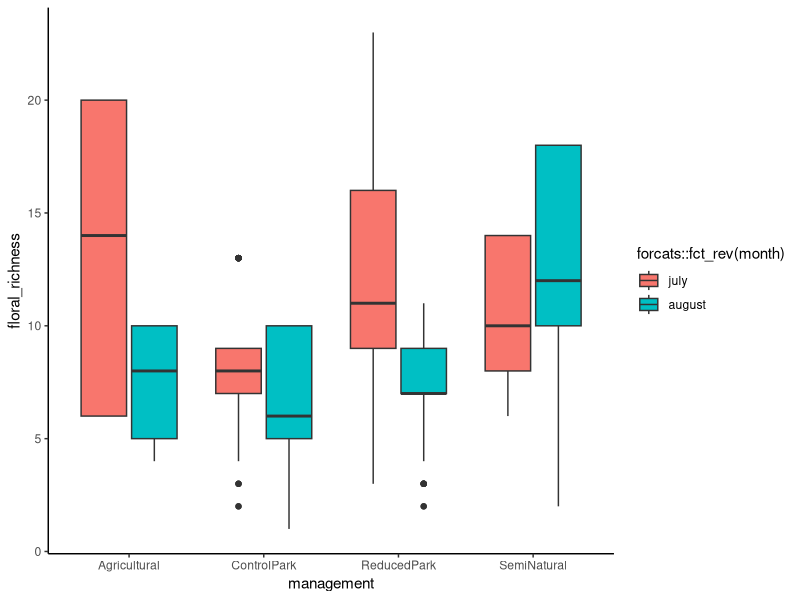
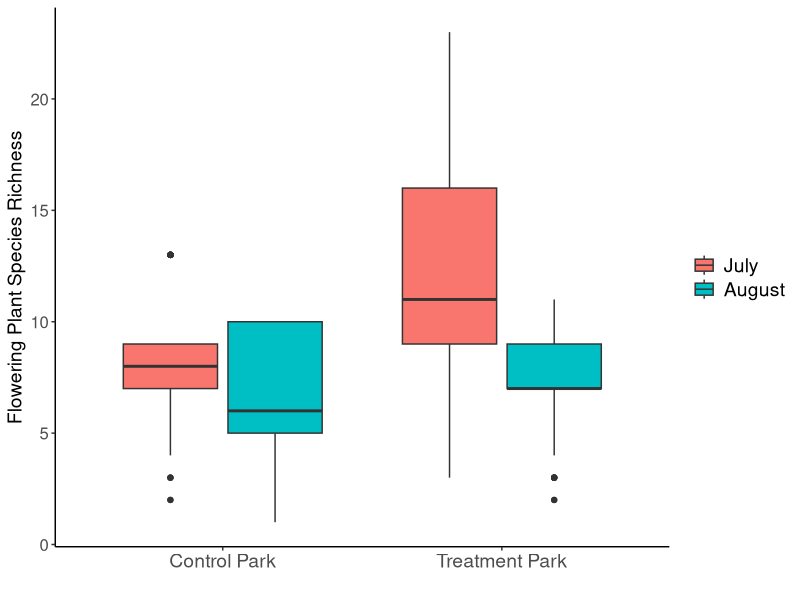
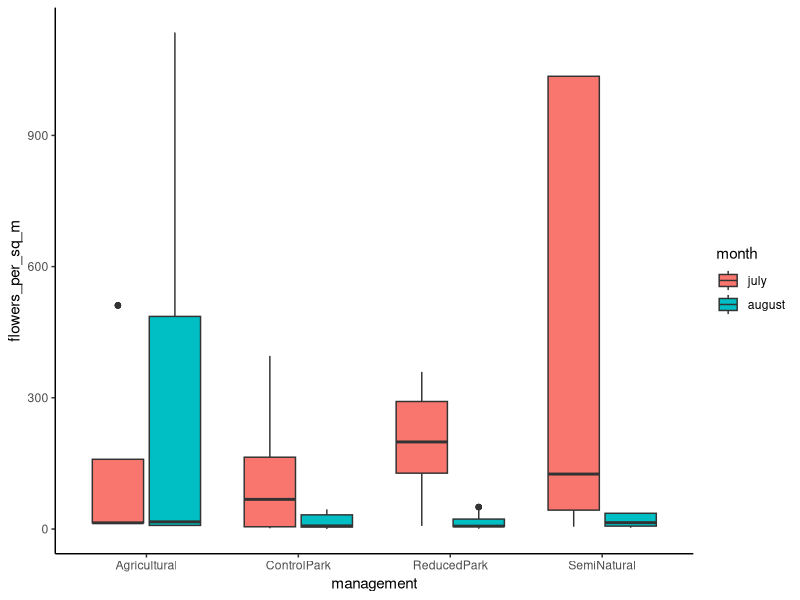
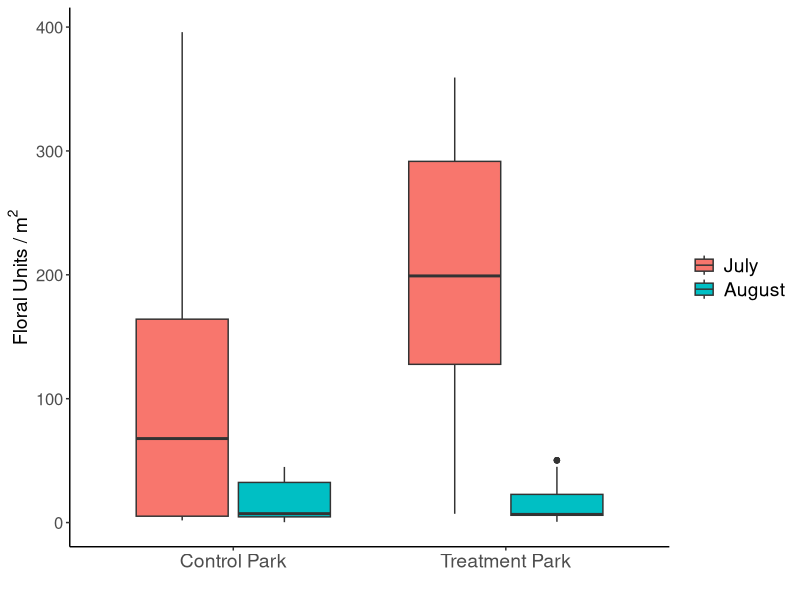
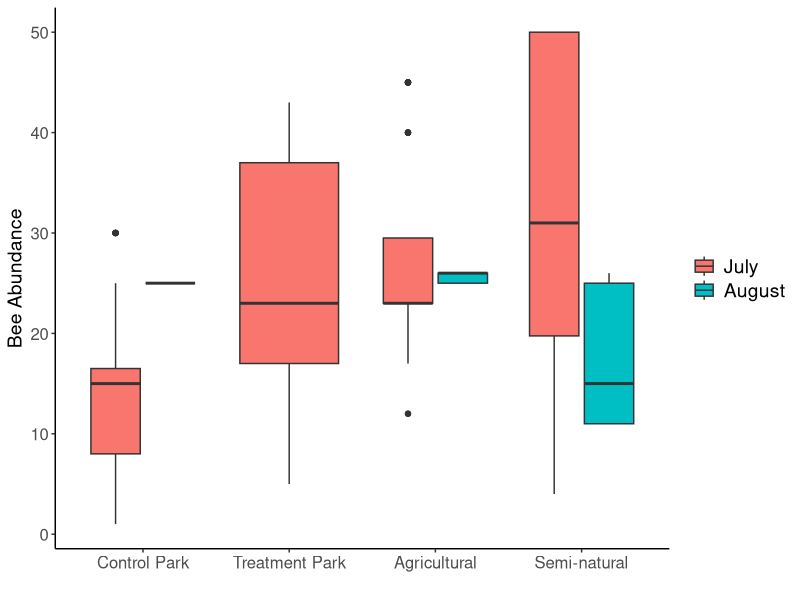
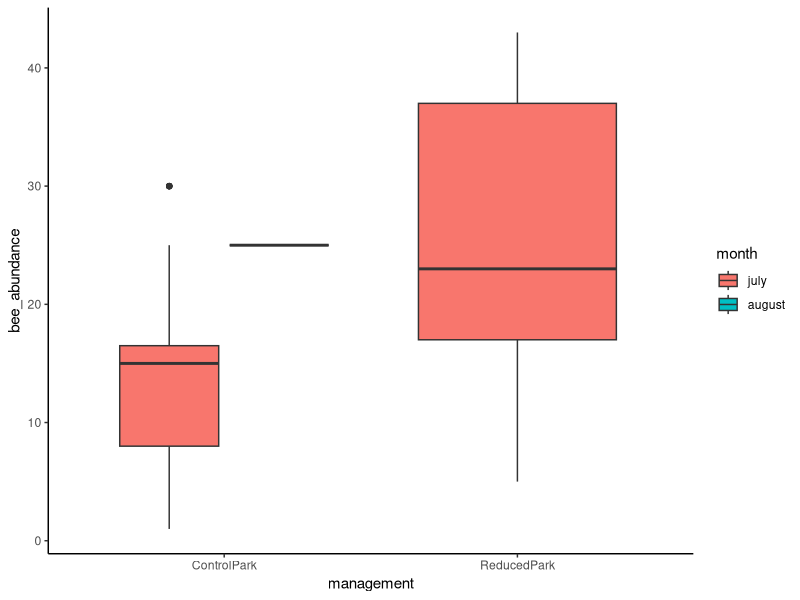
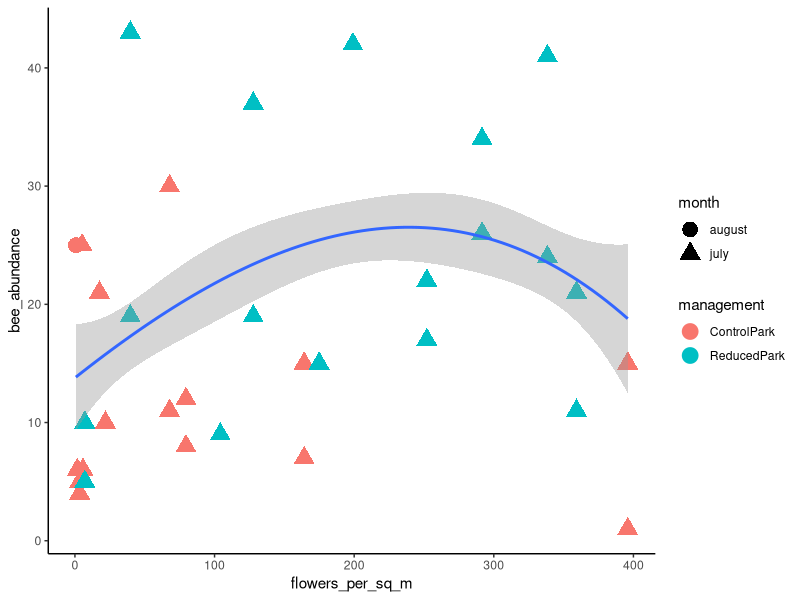

Reproduce these figures in R, in order. (Note: this script raises an error after producing the figures.)
library(tidyverse)

# load data
floral_data <- read.csv("floral_abundances.csv")
site_gps_data <- read.csv("all_sites_2020.csv")
pollinator_data <- read.csv("all_sites_2020_labels_expanded.csv", na.strings=c(""," ","NA"))

# merge floral data and site data tables by site name
merged_df <- (floral_data %>% full_join(site_gps_data))

# reshape longwise to have row for each month|site combo
# new column (key) = month, new column (value) = number of floral units
merged_df_2 <- merged_df %>%
  # simplify column names to represent months before gathering
  rename(july = number_of_floral_units_july) %>%
  rename(august = number_of_floral_units_august) %>%
  gather(key = month, value = number_floral_units, 
         july:august)

# calculate floral richness 
# (count of rows that represent species|month|site)
# a value of -1 for number_floral_units represents absent
# from sytematically placed plots but present at the site.
# here, include these -1 values for richness at the site.
merged_df_summarised_2 <- merged_df_2 %>% 
  group_by(site, month) %>% 
  # remove rows where plant was flowering at site in 
  # other month but not the month specified in 'month'
  filter(number_floral_units != 0)  %>% 
  # count number of rows to get floral species richness
  add_count() %>%
  # add a more descriptive column name
  rename(floral_richness = n) %>%
  # remove these sites until decide what to do with it
  # everett_crowley and china_creek_north_park
  # are pollinator gardens, very different from 
  # a typical park and not necessarily reduced management but 
  # instead active flowering planting management.
  filter(site != "everett_crowley_park") %>% 
  filter(site != "china_creek_north_park")

# plot floral species richness my month|site
Q <- ggplot(merged_df_summarised_2, 
            aes(x = management, y = floral_richness)) +
  geom_boxplot(aes(fill = forcats::fct_rev(month))) +
  theme_classic()
Q

# plot floral species richness my month|site for parks only
Q2 <- ggplot(filter(merged_df_summarised_2, 
                    management == "ReducedPark" | management == "ControlPark"), 
            aes(x = management, y = floral_richness)) +
  geom_boxplot(aes(fill = forcats::fct_rev(month))) +
  theme_classic() +
  xlab("") + ylab("Flowering Plant Species Richness") +
  scale_x_discrete(breaks=c("ControlPark", "ReducedPark"),
                   labels=c("Control Park", "Treatment Park")) +
  theme(axis.text.x = element_text(size = 14)) +
  theme(axis.text.y = element_text(size = 12)) + 
  theme(axis.title.y = element_text(size = 14)) +
  theme(legend.text = element_text(size = 14)) +
  scale_fill_discrete(breaks=c("july", "august"),
                      labels=c("July", "August")) +
  theme(legend.title=element_blank())
Q2

# calculate sum of all floral units per site per month
# a value of -1 for number_floral_units represents absent
# from sytematically placed plots but present at the site.
# so do not want to include rows where number of floral units = -1
# in the floral unit density summary metric.
merged_df_summarised_3 <- merged_df_summarised_2 %>%
  group_by(site, month) %>%
  filter(number_floral_units > -1) %>%
  mutate(number_floral_units = na_if(number_floral_units, -1)) %>%
  # surveyed 15 plots so divide by 15 to get per m^2 value
  mutate(flowers_per_sq_m = 
           sum(number_floral_units)/15)

# plot floral abundance by month|site
P <- ggplot(merged_df_summarised_3, 
            aes(x = management, y = flowers_per_sq_m, fill = month)) +
  geom_boxplot(aes(fill = forcats::fct_rev(month))) +
  theme_classic()
P

# plot floral abundance by month|site for parks only
P2 <- ggplot(filter(merged_df_summarised_3, 
                    management == "ReducedPark" | management == "ControlPark"), 
            aes(x = management, y = flowers_per_sq_m, fill = month)) +
  geom_boxplot(aes(fill = forcats::fct_rev(month))) +
  theme_classic() +
  xlab("") + ylab(bquote("Floral Units / m" ^2)) +
  scale_x_discrete(breaks=c("ControlPark", "ReducedPark"),
                   labels=c("Control Park", "Treatment Park")) +
  theme(axis.text.x = element_text(size = 14)) +
  theme(axis.text.y = element_text(size = 12)) + 
  theme(axis.title.y = element_text(size = 14)) +
  theme(legend.text = element_text(size = 14)) +
  scale_fill_discrete(breaks=c("july", "august"),
                      labels=c("July", "August")) +
  theme(legend.title=element_blank())
P2

# use a two-sample t-test to compare flowers per sq m in reduced v control parks
# first filter out the agricultural and semi nat sites
df_parks_subset_july <- merged_df_summarised_3 %>%
  filter(management == "ReducedPark" | management == "ControlPark") %>%
  filter(month == "july")
df_parks_subset_august <- merged_df_summarised_3 %>%
  filter(management == "ReducedPark" | management == "ControlPark") %>%
  filter(month == "august")

# use Welch two sample t-test to compare the means of abundance
t.test(flowers_per_sq_m ~ management, data = df_parks_subset_july)
# there are more flowers/m^2 in reduced management parks in july
t.test(flowers_per_sq_m ~ management, data = df_parks_subset_august)
# there is no difference in flowers/m^2 between mangement approaches in august

# use Welch two sample t-test to compare the means of species richness
t.test(floral_richness ~ management, data = df_parks_subset_july)
t.test(floral_richness ~ management, data = df_parks_subset_august)
# there is a higher richness of flowering species near 
# the survey location at reduced management parks 
# in july and also in august

# edit or simulate: China creek Park (july: counted 1/3 plots in the pollinator garden),
# everett crowley park (july and august: counted plots in pollinator garden), 
# campbell rd (july: did not visit).

# group merged_df_summarised_3 by site and month to have 
# one row per site / month, while retaining management,
# and overall floral abundance and richness metrics 
merged_df_summarised_4 <- merged_df_summarised_3 %>%
  group_by(site, month, management) %>%
  summarise(floral_richness = mean(floral_richness),
            flowers_per_sq_m = mean(flowers_per_sq_m))

# clean pollinator data before merge
pollinator_data_2 <- pollinator_data %>%
  slice(262:1439) %>% # remove ubc farm dates in may and june
  filter(plant_or_pans == "pan trap") %>% # filter out hand netted specimens (from ubc farm) 
  drop_na(order) %>% # filter out rows where order is.na  
  mutate(month = ifelse(row_number() %in% 1:318, "july", "august"))
  # add a month column for pollinator data july for first half of matrix, august after
  # remember that the last four rows are actually late adds

# join by site and month to add management and floral data to pollinator observations
# reorder factor for figures with parks on the left
merged_df_pollinators <- pollinator_data_2 %>% 
                            left_join(merged_df_summarised_4) %>%
  mutate(management = fct_relevel(management, 
                            "ControlPark", "ReducedPark", 
                            "Agricultural", "SemiNatural"))

# calculate overall bee abundance per month|site
merged_df_pollinators_bees_only <- merged_df_pollinators %>%  
  filter(subclade == "Anthophila") %>% # filter for bees only
  group_by(index) %>%
  add_count() %>%
  # add a more descriptive column name
  rename(bee_abundance = n) %>%
  # remove this site until decide what to do with it
  # everett_crowley is a pollinator garden, very different from 
  # a typical park and not necessarily reduced management but instead
  # active flowering planting management.
  filter(site != "everett_crowley_park") %>%
  filter(site != "china_creek_north_park")
  

# plot bee abundance by month|site
R <- ggplot(merged_df_pollinators_bees_only, 
            aes(x = management, y = bee_abundance, fill = month)) +
  geom_boxplot(aes(fill = forcats::fct_rev(month))) +
  theme_classic() +
  xlab("") + ylab("Bee Abundance") +
  scale_x_discrete(breaks=c("Agricultural", "ControlPark", 
                            "ReducedPark", "SemiNatural"),
                   labels=c("Agricultural", "Control Park", 
                            "Treatment Park", "Semi-natural")) +
  theme(axis.text.x = element_text(size = 12)) +
  theme(axis.text.y = element_text(size = 12)) + 
  theme(axis.title.y = element_text(size = 14)) +
  theme(legend.text = element_text(size = 14)) +
  scale_fill_discrete(breaks=c("july", "august"),
                      labels=c("July", "August")) +
  theme(legend.title=element_blank())
R

# plot bee abundance by month|site for parks only
R2 <- ggplot(filter(merged_df_pollinators_bees_only, 
                    management == "ReducedPark" | management == "ControlPark"), 
             aes(x = management, y = bee_abundance, fill = month)) +
  geom_boxplot(aes(fill = forcats::fct_rev(month))) +
  theme_classic()
R2

# plot bee abundance by flowers per sq m
# retry below (plot R4) as log transformed w and w/out random effects
R3 <- ggplot(filter(merged_df_pollinators_bees_only, 
                    management == "ReducedPark" | management == "ControlPark"), 
             aes(x = flowers_per_sq_m, y = bee_abundance)) +
  geom_point(aes(colour = management, shape = month), size = 5) +
  geom_smooth(method = lm, formula = y ~ splines::bs(x, 3)) +
  theme_classic()
R3

# filter df for parks only
parks_bees <- filter(merged_df_pollinators_bees_only, 
       management == "ReducedPark" | management == "ControlPark")

# use Welch two sample t-test to compare the means of abundance
t.test(bee_abundance ~ management, 
       data = filter(parks_bees, month == "july"))
# there is higher bee abundance in reduced management parks in july
t.test(bee_abundance ~ management, 
       data = filter(parks_bees, month == "august"))
# there is higher bee abundance in reduced management parks in august

# explore relationships between local floral abundance and bee abundance
# fit linear regression for log transformed data
log_log_abundance_model <- lm(data = parks_bees, 
                              log(bee_abundance) ~ log(flowers_per_sq_m))
summary(log_log_abundance_model)

# fit linear regression for log transformed data w random interecept
log_log_abundance_mixed_model <- lme4::lmer(data = parks_bees, 
                              log(bee_abundance) ~ log(flowers_per_sq_m) + 
                                (1|management))
summary(log_log_abundance_mixed_model)
lme4::ranef(log_log_abundance_mixed_model, condVar = TRUE)
lattice::dotplot(lme4::ranef(log_log_abundance_mixed_model, condVar = TRUE))

# fit linear regression for log transformed data w random interecept AND slope
log_log_abundance_mixed_model_2 <- lme4::lmer(data = parks_bees, 
                                            log(bee_abundance) ~ log(flowers_per_sq_m) + 
                                              (log(flowers_per_sq_m)|management))
summary(log_log_abundance_mixed_model)

anova(log_log_abundance_mixed_model, log_log_abundance_model)
# including management as a random intercept significantly improves model fit.
anova(log_log_abundance_mixed_model_2, log_log_abundance_mixed_model)
# including random slope does not significantly improve the first mixed model.

# plot bee abundance by flowers per sq m as a log log
R4 <- ggplot(parks_bees, 
             aes(x = log(flowers_per_sq_m), y = log(bee_abundance))) +
  geom_point(aes(colour = management, shape = month), size = 5) +
  # replot with seperate lm's for management types
  geom_smooth(data = subset(parks_bees, management == "ReducedPark"), 
              method = "lm", se = FALSE, color = "#00BFC4") +
  geom_smooth(data = subset(parks_bees, management == "ControlPark"), 
              method = "lm", se = FALSE, color = "#F8766D") +
  theme_classic() +
  ylab("log(Bee Abundance)") + xlab(bquote("log(Floral Units / m" ^2~ ")")) +
  theme(axis.text.x = element_text(size = 12)) +
  theme(axis.text.y = element_text(size = 12)) + 
  theme(axis.title.x = element_text(size = 14)) +
  theme(axis.title.y = element_text(size = 14)) +
  theme(legend.text = element_text(size = 14)) +
  scale_colour_discrete(breaks=c("ControlPark", "ReducedPark"),
                      labels=c("Control Park", "Treatment Park")) +
  scale_shape_discrete(breaks=c("july", "august"),
                        labels=c("July", "August")) +
  theme(legend.title=element_blank()) +
R4

hist(parks_bees$bee_abundance, main = "", breaks = 100, col = "grey", border = "grey")
hist(log(parks_bees$bee_abundance), main = "", breaks = 50, col = "grey", border = "grey")
abline(v = log(mean(parks_bees$bee_abundance)), col = "red", lwd = 2)   
abline(v = mean(log(parks_bees$bee_abundance)), col = "blue", lwd = 2)


# use Welch two sample t-test to compare the means of abundance
merged_df_pollinators_bees_only_july <- merged_df_pollinators_bees_only %>% 
  filter(management == "ControlPark" | management == "ReducedPark") %>%
  filter(month == "july")  
  
  t.test(bee_abundance ~ management, data = merged_df_pollinators_bees_only_july)
  # there are more bees per site in reduced management parks in july

merged_df_pollinators_bees_only_august <- merged_df_pollinators_bees_only %>% 
  filter(management == "ControlPark" | management == "ReducedPark") %>%
  filter(month == "august")  
  
  t.test(bee_abundance ~ management, data = merged_df_pollinators_bees_only_august)
  # there are more bees per site in reduced management parks in august

# repeat with fly data  
merged_df_pollinators_syrphid_only <- merged_df_pollinators %>%  
  filter(family == "Syrphidae") %>% # filter for bees only
  group_by(index) %>%
  add_count() %>%
  # add a more descriptive column name
  rename(syrphid_abundance = n) %>%
  # remove this site until decide what to do with it
  # everett_crowley is a pollinator garden, very different from 
  # a typical park and not necessarily reduced management but instead
  # active flowering planting management.
  filter(site != "everett_crowley_park") %>%
  filter(site != "china_creek_north_park")

# plot syrphid fly abundance by month|site
S <- ggplot(merged_df_pollinators_syrphid_only, 
            aes(x = management, y = syrphid_abundance, fill = month)) +
  geom_boxplot(aes(fill = forcats::fct_rev(month))) +
  theme_classic() +
  xlab("") + ylab("Syrphid Fly Abundance") +
  scale_x_discrete(breaks=c("Agricultural", "ControlPark", 
                            "ReducedPark", "SemiNatural"),
                   labels=c("Agricultural", "Control Park", 
                            "Treatment Park", "Semi-natural")) +
  theme(axis.text.x = element_text(size = 12)) +
  theme(axis.text.y = element_text(size = 12)) + 
  theme(axis.title.y = element_text(size = 14)) +
  theme(legend.text = element_text(size = 14)) +
  scale_fill_discrete(breaks=c("july", "august"),
                      labels=c("July", "August")) +
  theme(legend.title=element_blank())
S

# calculate overall wasp abundance per month|site
merged_df_pollinators_wasps_only <- merged_df_pollinators %>%  
  filter(subclade == "not_Anthophila") %>% # filter for non-bee wasps only
  group_by(index) %>%
  add_count() %>%
  # add a more descriptive column name
  rename(total_wasp_abundance = n) %>%
  # add column 1 if family is Vespidae or 0 if not Vespidae 
  mutate(is_Vespidae = ifelse(family == "Vespidae", "Vespidae", "other Hymenoptera")) %>%
  # remove this site until decide what to do with it
  # everett_crowley is a pollinator garden, very different from 
  # a typical park and not necessarily reduced management but instead
  # active flowering planting management.
  group_by(index, is_Vespidae) %>%
  add_count() %>%
  # add a more descriptive column name
  rename(wasp_type_abundance = n) %>%
  filter(site != "everett_crowley_park") %>%
  filter(site != "china_creek_north_park")

# plot wasp fly abundance by month|site
T <- ggplot(merged_df_pollinators_wasps_only, 
            aes(x = management, y = wasp_type_abundance, fill = month)) +
  geom_boxplot(aes(fill = forcats::fct_rev(month))) +
  facet_wrap(~is_Vespidae) +
  theme_classic() +
  xlab("") + ylab("Wasp Abundance") +
  scale_x_discrete(breaks=c("Agricultural", "ControlPark", 
                            "ReducedPark", "SemiNatural"),
                   labels=c("Agricultural", "Control Park", 
                            "Treatment Park", "Semi-natural")) +
  theme(axis.text.x = element_text(size = 12)) +
  theme(axis.text.y = element_text(size = 12)) + 
  theme(axis.title.y = element_text(size = 14)) +
  theme(legend.text = element_text(size = 14)) +
  scale_fill_discrete(breaks=c("july", "august"),
                      labels=c("July", "August")) +
  theme(legend.title=element_blank())
T
